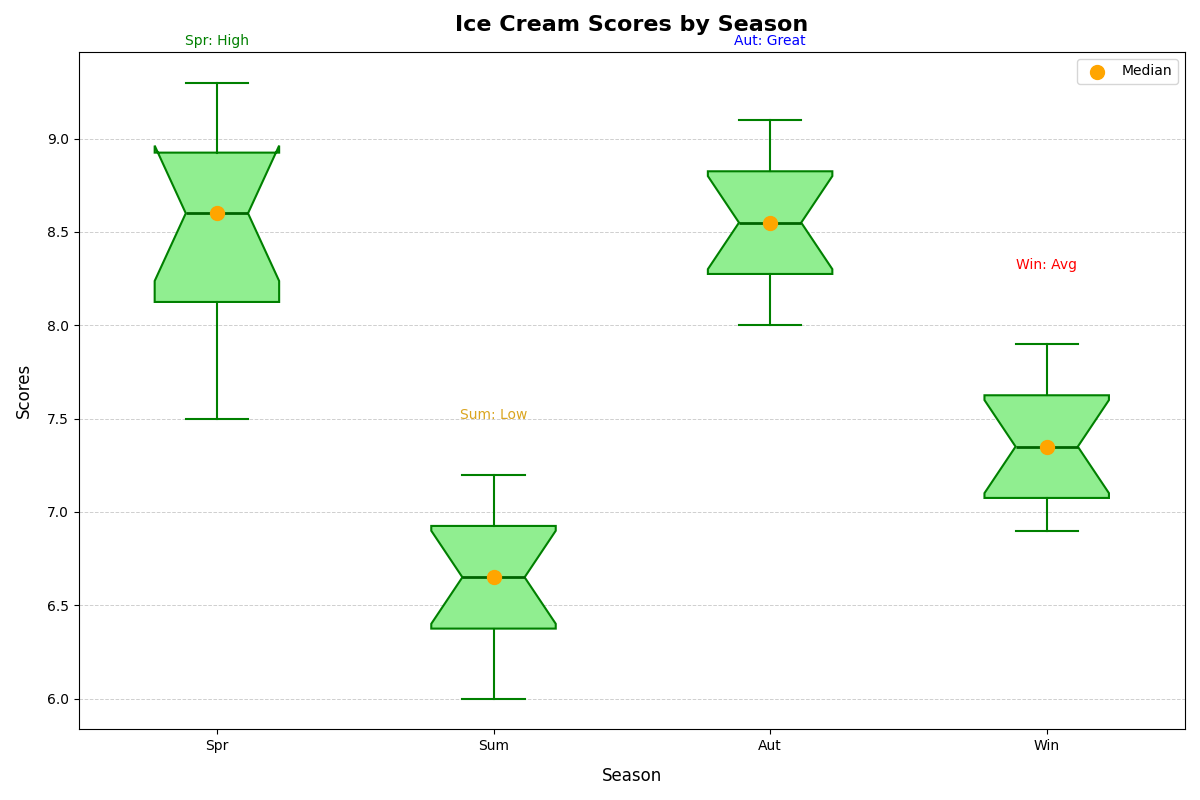

Here is the Python script that generated this plot:
import matplotlib.pyplot as plt
import numpy as np

# Ice cream scores by season
spring_scores = [8.2, 8.9, 9.1, 7.8, 8.7, 9.3, 7.5, 8.5, 8.8, 9.0, 8.3, 7.9]
summer_scores = [6.5, 6.8, 7.0, 6.4, 6.1, 7.2, 6.6, 6.9, 6.7, 7.1, 6.3, 6.0]
autumn_scores = [8.8, 8.1, 8.5, 8.4, 8.7, 9.0, 8.3, 8.6, 8.9, 9.1, 8.2, 8.0]
winter_scores = [7.0, 7.3, 7.5, 7.8, 6.9, 7.4, 7.1, 7.2, 7.6, 7.9, 7.7, 7.0]

scores_data = [spring_scores, summer_scores, autumn_scores, winter_scores]
median_values = [np.median(season) for season in scores_data]
season_labels = ['Spr', 'Sum', 'Aut', 'Win']

fig, ax = plt.subplots(figsize=(12, 8))

# New color order for boxplots
color_order = ['lightgreen', 'lightyellow', 'lightblue', 'lightcoral']
edge_color_order = ['green', 'goldenrod', 'blue', 'red']
median_color_order = ['darkgreen', 'darkgoldenrod', 'darkblue', 'darkred']

# Adjust boxplot properties
bplot = ax.boxplot(scores_data, vert=True, patch_artist=True, labels=season_labels, notch=True,
                   boxprops=dict(facecolor=color_order[0], color=edge_color_order[0], linewidth=1.5),
                   whiskerprops=dict(color=edge_color_order[0], linewidth=1.5),
                   capprops=dict(color=edge_color_order[0], linewidth=1.5),
                   medianprops=dict(color=median_color_order[0], linewidth=2),
                   flierprops=dict(marker='o', markerfacecolor='red', markersize=6, linestyle='none', markeredgecolor='purple'))

# Add medians as scatter plot
ax.scatter(range(1, len(scores_data) + 1), median_values, color='orange', s=100, zorder=3, label='Median')

# Set title and labels
ax.set_title('Ice Cream Scores by Season', fontsize=16, fontweight='bold', pad=15)
ax.set_xlabel('Season', fontsize=12, labelpad=10)
ax.set_ylabel('Scores', fontsize=12, labelpad=10)

# Add custom annotations with dynamically adjusted positions
ax.text(1, 9.5, 'Spr: High', fontsize=10, color='green', ha='center')
ax.text(2, 7.5, 'Sum: Low', fontsize=10, color='goldenrod', ha='center')
ax.text(3, 9.5, 'Aut: Great', fontsize=10, color='blue', ha='center')
ax.text(4, 8.3, 'Win: Avg', fontsize=10, color='red', ha='center')

# Legend and grid
ax.legend(loc='upper right', fontsize=10)
ax.grid(axis='y', linestyle='--', linewidth=0.7, alpha=0.6)

plt.tight_layout()
plt.show()
